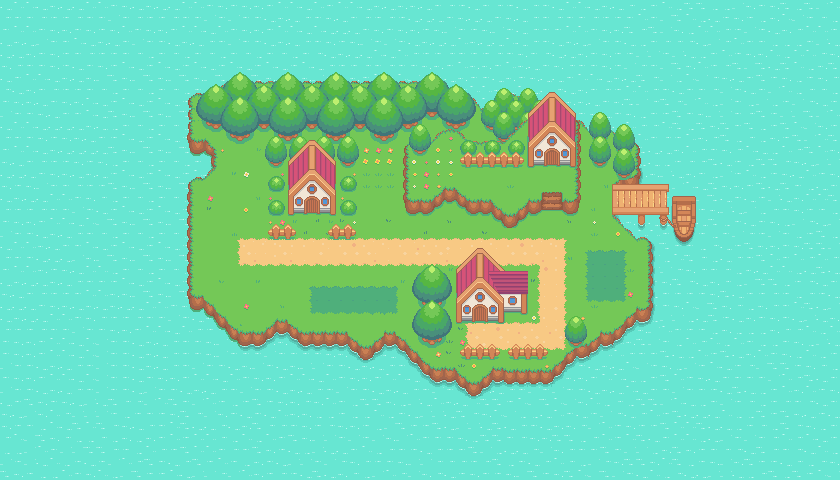

Tiled map render using the project's own tile images. Description and the map definition, with tile-layer contents summarised, below:
An orthogonal 70x40 tile map with 12x12 px tiles, 12 tile layers (Ocean, Island, Trees, Trees 2, ...), 3 hidden layers not drawn, 2 tilesets.

<map version="1.10" tiledversion="1.10.1" orientation="orthogonal" renderorder="right-down" width="70" height="40" tilewidth="12" tileheight="12" infinite="0" nextlayerid="27" nextobjectid="1">
 <editorsettings>
  <export target="../../pelletTown.json" format="json" />
 </editorsettings>
 <tileset firstgid="1" source="tileset.tsx" />
 <tileset firstgid="1025" source="collision-tileset.tsx" />
 <layer id="1" name="Ocean" width="70" height="40">
  <data>[2800 cells, 2800 non-empty, 9 distinct tile ids]</data>
 </layer>
 <layer id="5" name="Island" width="70" height="40">
  <data>[2800 cells, 909 non-empty, 119 distinct tile ids]</data>
 </layer>
 <layer id="11" name="Trees" width="70" height="40">
  <data>[2800 cells, 120 non-empty, 22 distinct tile ids]</data>
 </layer>
 <layer id="12" name="Trees 2" width="70" height="40">
  <data>[2800 cells, 130 non-empty, 23 distinct tile ids]</data>
 </layer>
 <layer id="13" name="Trees 3" width="70" height="40">
  <data>[2800 cells, 96 non-empty, 22 distinct tile ids]</data>
 </layer>
 <layer id="16" name="Plateau" width="70" height="40">
  <data>[2800 cells, 127 non-empty, 85 distinct tile ids]</data>
 </layer>
 <layer id="6" name="Flowers and Grass" width="70" height="40">
  <data>[2800 cells, 93 non-empty, 31 distinct tile ids]</data>
 </layer>
 <group id="17" name="Objects">
  <layer id="15" name="Bushes" width="70" height="40">
   <data>[2800 cells, 28 non-empty, 4 distinct tile ids]</data>
  </layer>
  <layer id="8" name="Fence" width="70" height="40">
   <data>[2800 cells, 41 non-empty, 9 distinct tile ids]</data>
  </layer>
  <layer id="14" name="House Trees" width="70" height="40">
   <data>[2800 cells, 38 non-empty, 8 distinct tile ids]</data>
  </layer>
  <layer id="4" name="House" width="70" height="40">
   <data>[2800 cells, 112 non-empty, 84 distinct tile ids]</data>
  </layer>
  <layer id="10" name="Dock" width="70" height="40">
   <data>[2800 cells, 42 non-empty, 42 distinct tile ids]</data>
  </layer>
 </group>
 <layer id="20" name="Collisions" width="70" height="40" visible="0" opacity="0.3">
  <data>[2800 cells, 185 non-empty, 1 distinct tile ids]</data>
 </layer>
 <layer id="26" name="Battle Zones" width="70" height="40" visible="0" opacity="0.5">
  <data>[2800 cells, 26 non-empty, 1 distinct tile ids]</data>
 </layer>
 <layer id="22" name="Foreground Objects" width="70" height="40" visible="0">
  <data>[2800 cells, 45 non-empty, 26 distinct tile ids]</data>
 </layer>
</map>
